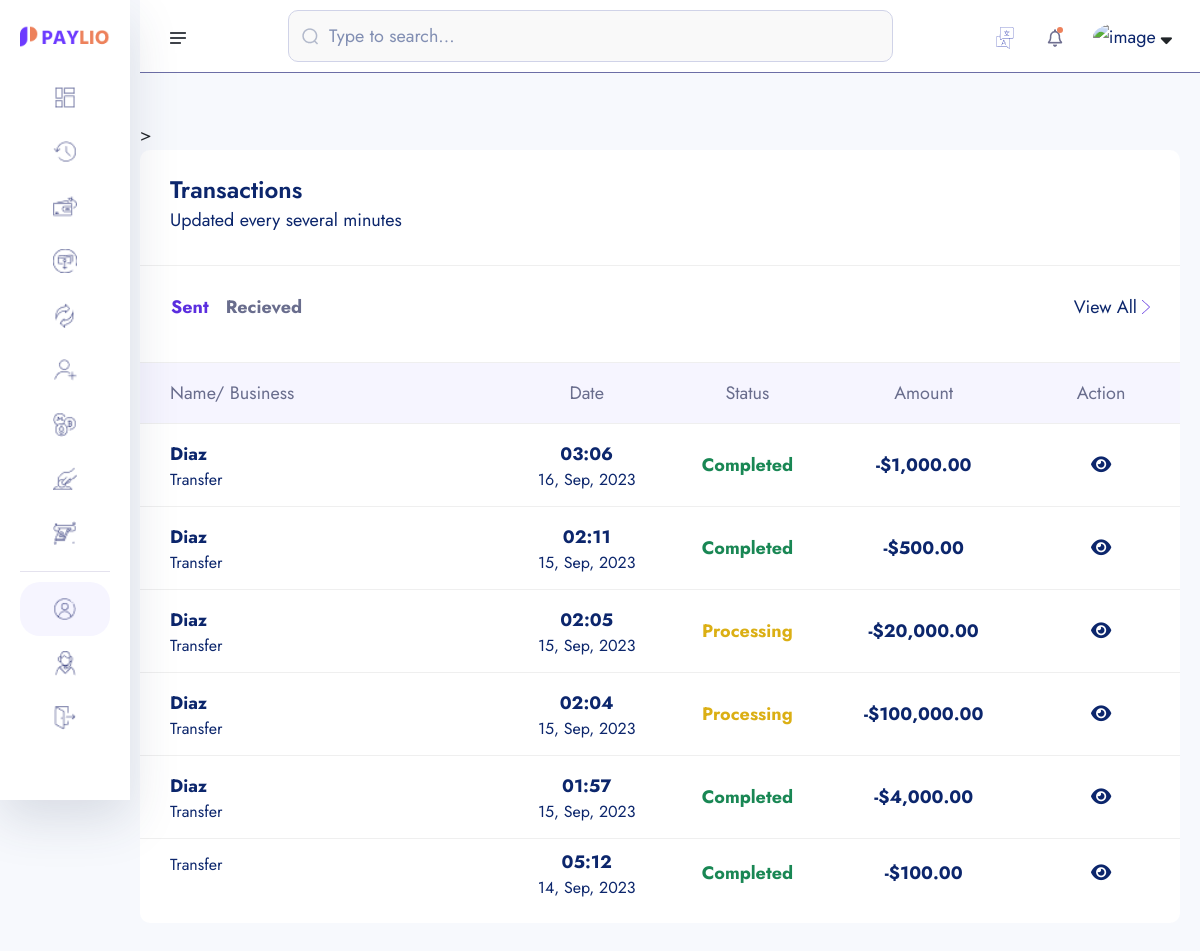
The page /transactions/ (signed in) on the database as committed earlier.
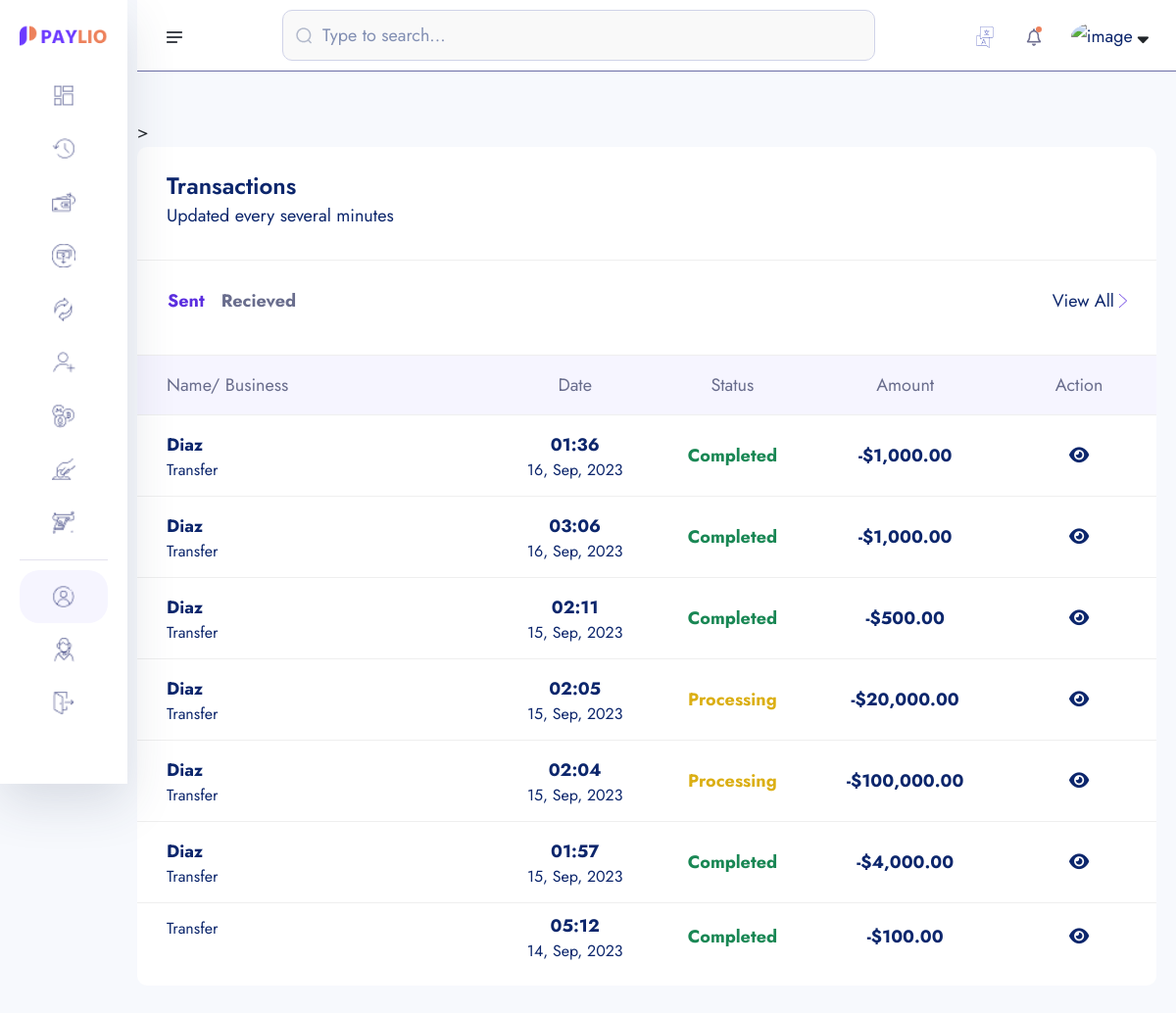
The same page on the database as committed later.
### core/models.py (models this page shows, shortened)
class Transaction(models.Model):
    transaction_id = ShortUUIDField(unique=True, length=15, max_length=20, prefix="TRN")
    user = models.ForeignKey(User, on_delete=models.SET_NULL, null=True, related_name="user")
    amount = models.DecimalField(max_digits=12, decimal_places=2, default=0.00)
    description = models.CharField(max_length=1000, null=True, blank=True)
    reciever = models.ForeignKey(User, on_delete=models.SET_NULL, null=True, related_name="reciever")
    sender = models.ForeignKey(User, on_delete=models.SET_NULL, null=True, related_name="sender")
    reciever_account = models.ForeignKey(Account, on_delete=models.SET_NULL, null=True, related_name="reciever_account")
    sender_account = models.ForeignKey(Account, on_delete=models.SET_NULL, null=True, related_name="sender_account")
    status = models.CharField(choices=TRANSACTION_STATUS, max_length=100, default="pending")
    transaction_type = models.CharField(choices=TRANSACTION_TYPE, max_length=100, default="none")
    date = models.DateTimeField(auto_now_add=True)
    updated = models.DateTimeField(auto_now_add=False, null=True, blank=True)

### userauths/models.py (models this page shows, shortened)
class User(AbstractUser):
    username = models.CharField(max_length=100)
    email = models.EmailField(unique=True)
    is_staff = models.BooleanField(default=False)
    is_superuser = models.BooleanField(default=False)
    USERNAME_FIELD = 'email'
    REQUIRED_FIELDS = ['username']

### account/models.py (models this page shows, shortened)
class KYC(models.Model):
    id = models.UUIDField(primary_key=True, unique=True, default=uuid.uuid4, editable=False)
    user =  models.OneToOneField(User, on_delete=models.CASCADE)
    account =  models.OneToOneField(Account, on_delete=models.CASCADE, null=True, blank=True)
    full_name = models.CharField(max_length=1000)
    image = models.ImageField(upload_to="kyc", default="default.jpg")
    marrital_status = models.CharField(choices=MARITAL_STATUS, max_length=40)
    gender = models.CharField(choices=GENDER, max_length=40)
    identity_type = models.CharField(choices=IDENTITY_TYPE, max_length=140)
    identity_image = models.ImageField(upload_to="kyc", null=True, blank=True)
    date_of_birth = models.DateTimeField(auto_now_add=False)
    signature = models.ImageField(upload_to="kyc")
    nationality = models.CharField(max_length=100, null=True, blank=True)
    country = models.CharField(max_length=100)
    state = models.CharField(max_length=100)
    city = models.CharField(max_length=100)
    mobile = models.CharField(max_length=1000)
    fax = models.CharField(max_length=1000)
    date = models.DateTimeField(auto_now_add=True)

### core/transaction.py (the view)
# urls.py: path("transactions/", transaction.transaction_lists, name="transactions")
def transaction_lists(request):
    sender_transaction = Transaction.objects.filter(sender=request.user).order_by("-id")
    reciever_transaction = Transaction.objects.filter(reciever=request.user).order_by("-id")
    context = {
        "sender_transaction": sender_transaction,
        "reciever_transaction": reciever_transaction,
    }
    return render(request, "transaction/transaction-list.html", context)

### templates/transaction/transaction-list.html (shortened to what the changed rows need)
{% extends "partials/dashboard-base.html" %}
{% load static %}
{% load humanize %}
{% block content %}
    <section class="dashboard-section body-collapse">
        <div class="overlay pt-120">
            <div class="container-fruid">
                <div class="row">
                    <div class="col-xl-12 col-lg-12">
                        <div class="section-content">
                            <div class="transactions-area">
                                <div class="tab-content mt-40">
                                    <div class="tab-pane fade show active" id="latest" role="tabpanel" aria-labelledby="latest-tab">
                                        <div class="table-responsive">
                                            <table class="table">
                                                <thead>
                                                    <tr>
                                                        <th scope="col">Name/ Business</th>
                                                        <th scope="col">Date</th>
                                                        <th scope="col">Status</th>
                                                        <th scope="col">Amount</th>
                                                        <th scope="col">Action</th>
                                                    </tr>
                                                </thead>
                                                <tbody>
                                                    {% for s in sender_transaction %}
                                                    <tr data-bs-toggle="modal" data-bs-target="#transactionsMod">
                                                        <th scope="row">
                                                            <p>{{s.reciever.kyc.full_name | title}}</p>
                                                            <p class="mdr">{{s.transaction_type |title}}</p>
                                                        </th>
                                                        <td>
                                                            <p>{{s.date | date:"h:i"}}</p>
                                                            <p class="mdr">{{s.date | date:"d, M, Y"}}</p>
                                                        </td>
                                                        <td>
                                                            {% if s.status == 'completed' %}
                                                                <p class="text-success">{{s.status | title}}</p>
                                                            {% endif %}
                                                            {% if s.status == 'processing' %}
                                                                <p class="inprogress">{{s.status | title}}</p>
                                                            {% endif %}
                                                        </td>
                                                        <td>
                                                            <p>-${{s.amount | intcomma}}</p>
                                                        </td>
                                                        <td>
                                                            <a href="" class="" ><i class="fas fa-eye"></i></a>
                                                        </td>
                                                    </tr>
                                                    {% endfor %}
                                                </tbody>
                                            </table>
                                        </div>
                                    </div>
                                </div>
                            </div>
                        </div>
                    </div>
                </div>
            </div>
        </div>
    </section>
    {% endblock content %}

Rows that differ between the two databases and show on the page:
added Transaction: reciever.kyc.full_name "Diaz", transaction_type "Transfer", date "01:36", date "16, Sep, 2023", status "Completed", amount "1,000.00"
